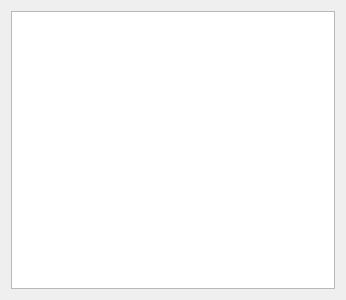
<?xml version="1.0" encoding="UTF-8"?>
<ui version="4.0">
 <class>Form</class>
 <widget class="QWidget" name="Form">
  <property name="geometry">
   <rect>
    <x>0</x>
    <y>0</y>
    <width>346</width>
    <height>300</height>
   </rect>
  </property>
  <property name="windowTitle">
   <string>Form</string>
  </property>
  <layout class="QVBoxLayout" name="verticalLayout">
   <item>
    <widget class="QTreeView" name="tree_view">
     <property name="indentation">
      <number>20</number>
     </property>
     <property name="headerHidden">
      <bool>true</bool>
     </property>
    </widget>
   </item>
  </layout>
 </widget>
 <resources/>
 <connections/>
</ui>
